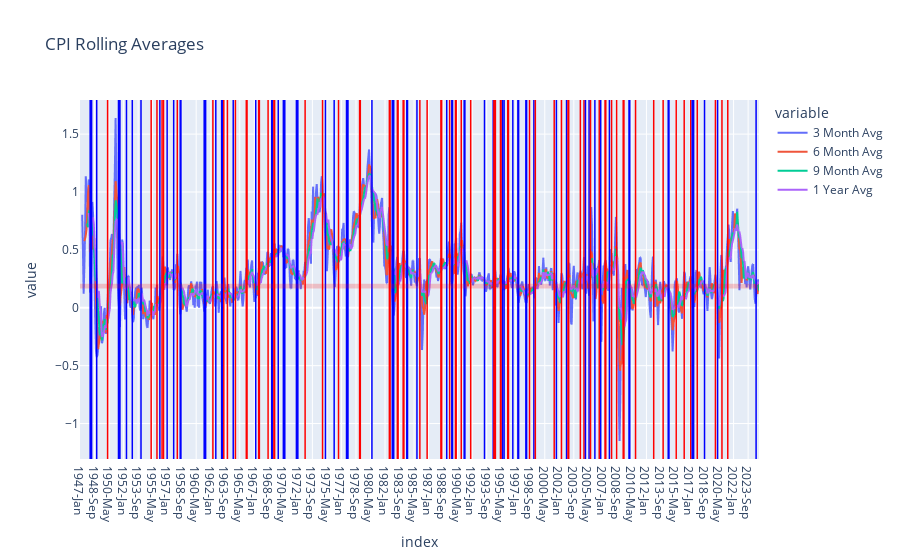

Write notebook code for a chart like this one.
### Code cell
ThreeMoMRollingAvg = MoMCPI.rolling(window= 3).mean()
SixMoMRollingAvg = MoMCPI.rolling(window= 6).mean()
NineMoMRollingAvg = MoMCPI.rolling(window= 9).mean()
OneYearMoMRollingAvg = MoMCPI.rolling(window= 12).mean()
CombinedMoM = pd.concat([ThreeMoMRollingAvg, SixMoMRollingAvg, NineMoMRollingAvg, OneYearMoMRollingAvg], axis=1)
CombinedMoM.columns = ['3 Month Avg', '6 Month Avg', '9 Month Avg', '1 Year Avg']
MoMSignals = px.line(CombinedMoM, x=CombinedMoM.index, y=CombinedMoM.columns, title='CPI Rolling Averages')


for i in range(CombinedMoM.shape[0]):
    check1 = [CombinedMoM[f'{x}'].iloc[i] for x in CombinedMoM.columns[1:4]]
    # check2 = [CombinedMoM[f'{x}'].iloc[i] for x in CombinedMoM.columns[2:4]]
    if np.all([CombinedMoM[f'{x} Month Avg'].iloc[i] >= value for x in [3, 6] for value in check1]) and CombinedMoM['9 Month Avg'].iloc[i] <= CombinedMoM['1 Year Avg'].iloc[i]:
        MoMSignals.add_vline(x=CombinedMoM.index[i], line_width=1.5,line_color='red')
    if np.all([CombinedMoM[f'{x} Month Avg'].iloc[i] <= value for x in [3, 6] for value in check1]) and CombinedMoM['9 Month Avg'].iloc[i] >= CombinedMoM['1 Year Avg'].iloc[i]:
        MoMSignals.add_vline(x=CombinedMoM.index[i], line_width=1.5,line_color='blue')
MoMSignals.add_hrect(y0=0.166666,y1=0.2083333, line_width=0, fillcolor='red',opacity=0.2)
MoMSignals.show()

### Figure 1 — Plotly figure (JSON) as saved in the notebook; plotly's stock layout.template omitted (floating-point values rounded to 4 significant figures; data arrays with more than 128 entries replaced by an {"elided": "..."} marker saying what was removed)
{"data": [{"hovertemplate": "variable=3 Month Avg<br>index=%{x}<br>value=%{y}<extra></extra>", "legendgroup": "3 Month Avg", "line": {"color": "#636efa", "dash": "solid"}, "marker": {"symbol": "circle"}, "mode": "lines", "name": "3 Month Avg", "showlegend": true, "type": "scattergl", "x": {"elided": "936 str values"}, "xaxis": "x", "y": {"elided": "936 float values"}, "yaxis": "y"}, {"hovertemplate": "variable=6 Month Avg<br>index=%{x}<br>value=%{y}<extra></extra>", "legendgroup": "6 Month Avg", "line": {"color": "#EF553B", "dash": "solid"}, "marker": {"symbol": "circle"}, "mode": "lines", "name": "6 Month Avg", "showlegend": true, "type": "scattergl", "x": {"elided": "936 str values"}, "xaxis": "x", "y": {"elided": "936 float values"}, "yaxis": "y"}, {"hovertemplate": "variable=9 Month Avg<br>index=%{x}<br>value=%{y}<extra></extra>", "legendgroup": "9 Month Avg", "line": {"color": "#00cc96", "dash": "solid"}, "marker": {"symbol": "circle"}, "mode": "lines", "name": "9 Month Avg", "showlegend": true, "type": "scattergl", "x": {"elided": "936 str values"}, "xaxis": "x", "y": {"elided": "936 float values"}, "yaxis": "y"}, {"hovertemplate": "variable=1 Year Avg<br>index=%{x}<br>value=%{y}<extra></extra>", "legendgroup": "1 Year Avg", "line": {"color": "#ab63fa", "dash": "solid"}, "marker": {"symbol": "circle"}, "mode": "lines", "name": "1 Year Avg", "showlegend": true, "type": "scattergl", "x": {"elided": "936 str values"}, "xaxis": "x", "y": {"elided": "936 float values"}, "yaxis": "y"}], "layout": {"legend": {"title": {"text": "variable"}, "tracegroupgap": 0}, "shapes": [{"line": {"color": "blue", "width": 1.5}, "type": "line", "x0": "1948-Mar", "x1": "1948-Mar", "xref": "x", "y0": 0, "y1": 1, "yref": "y domain"}, {"line": {"color": "blue", "width": 1.5}, "type": "line", "x0": "1948-Apr", "x1": "1948-Apr", "xref": "x", "y0": 0, "y1": 1, "yref": "y domain"}, {"line": {"color": "blue", "width": 1.5}, "type": "line", "x0": "1948-May", "x1": "1948-May", "xref": "x", "y0": 0, "y1": 1, "yref": "y domain"}, {"line": {"color": "blue", "width": 1.5}, "type": "line", "x0": "1948-Dec", "x1": "1948-Dec", "xref": "x", "y0": 0, "y1": 1, "yref": "y domain"}, {"line": {"color": "red", "width": 1.5}, "type": "line", "x0": "1950-Mar", "x1": "1950-Mar", "xref": "x", "y0": 0, "y1": 1, "yref": "y domain"}, {"line": {"color": "blue", "width": 1.5}, "type": "line", "x0": "1951-Jun", "x1": "1951-Jun", "xref": "x", "y0": 0, "y1": 1, "yref": "y domain"}, {"line": {"color": "blue", "width": 1.5}, "type": "line", "x0": "1951-Jul", "x1": "1951-Jul", "xref": "x", "y0": 0, "y1": 1, "yref": "y domain"}, {"line": {"color": "blue", "width": 1.5}, "type": "line", "x0": "1951-Aug", "x1": "1951-Aug", "xref": "x", "y0": 0, "y1": 1, "yref": "y domain"}, {"line": {"color": "blue", "width": 1.5}, "type": "line", "x0": "1952-May", "x1": "1952-May", "xref": "x", "y0": 0, "y1": 1, "yref": "y domain"}, {"line": {"color": "blue", "width": 1.5}, "type": "line", "x0": "1953-Jan", "x1": "1953-Jan", "xref": "x", "y0": 0, "y1": 1, "yref": "y domain"}, {"line": {"color": "blue", "width": 1.5}, "type": "line", "x0": "1954-Jan", "x1": "1954-Jan", "xref": "x", "y0": 0, "y1": 1, "yref": "y domain"}, {"line": {"color": "red", "width": 1.5}, "type": "line", "x0": "1955-Mar", "x1": "1955-Mar", "xref": "x", "y0": 0, "y1": 1, "yref": "y domain"}, {"line": {"color": "red", "width": 1.5}, "type": "line", "x0": "1955-Nov", "x1": "1955-Nov", "xref": "x", "y0": 0, "y1": 1, "yref": "y domain"}, {"line": {"color": "blue", "width": 1.5}, "type": "line", "x0": "1956-Mar", "x1": "1956-Mar", "xref": "x", "y0": 0, "y1": 1, "yref": "y domain"}, {"line": {"color": "red", "width": 1.5}, "type": "line", "x0": "1956-Jun", "x1": "1956-Jun", "xref": "x", "y0": 0, "y1": 1, "yref": "y domain"}, {"line": {"color": "red", "width": 1.5}, "type": "line", "x0": "1956-Aug", "x1": "1956-Aug", "xref": "x", "y0": 0, "y1": 1, "yref": "y domain"}, {"line": {"color": "blue", "width": 1.5}, "type": "line", "x0": "1957-Jan", "x1": "1957-Jan", "xref": "x", "y0": 0, "y1": 1, "yref": "y domain"}, {"line": {"color": "blue", "width": 1.5}, "type": "line", "x0": "1957-Oct", "x1": "1957-Oct", "xref": "x", "y0": 0, "y1": 1, "yref": "y domain"}, {"line": {"color": "red", "width": 1.5}, "type": "line", "x0": "1958-Mar", "x1": "1958-Mar", "xref": "x", "y0": 0, "y1": 1, "yref": "y domain"}, {"line": {"color": "blue", "width": 1.5}, "type": "line", "x0": "1958-Jul", "x1": "1958-Jul", "xref": "x", "y0": 0, "y1": 1, "yref": "y domain"}, {"line": {"color": "blue", "width": 1.5}, "type": "line", "x0": "1958-Aug", "x1": "1958-Aug", "xref": "x", "y0": 0, "y1": 1, "yref": "y domain"}, {"line": {"color": "blue", "width": 1.5}, "type": "line", "x0": "1961-Apr", "x1": "1961-Apr", "xref": "x", "y0": 0, "y1": 1, "yref": "y domain"}, {"line": {"color": "blue", "width": 1.5}, "type": "line", "x0": "1961-May", "x1": "1961-May", "xref": "x", "y0": 0, "y1": 1, "yref": "y domain"}, {"line": {"color": "blue", "width": 1.5}, "type": "line", "x0": "1961-Jun", "x1": "1961-Jun", "xref": "x", "y0": 0, "y1": 1, "yref": "y domain"}, {"line": {"color": "red", "width": 1.5}, "type": "line", "x0": "1962-Apr", "x1": "1962-Apr", "xref": "x", "y0": 0, "y1": 1, "yref": "y domain"}, {"line": {"color": "blue", "width": 1.5}, "type": "line", "x0": "1962-Aug", "x1": "1962-Aug", "xref": "x", "y0": 0, "y1": 1, "yref": "y domain"}, {"line": {"color": "blue", "width": 1.5}, "type": "line", "x0": "1963-Apr", "x1": "1963-Apr", "xref": "x", "y0": 0, "y1": 1, "yref": "y domain"}, {"line": {"color": "blue", "width": 1.5}, "type": "line", "x0": "1963-May", "x1": "1963-May", "xref": "x", "y0": 0, "y1": 1, "yref": "y domain"}, {"line": {"color": "red", "width": 1.5}, "type": "line", "x0": "1963-Jul", "x1": "1963-Jul", "xref": "x", "y0": 0, "y1": 1, "yref": "y domain"}, {"line": {"color": "red", "width": 1.5}, "type": "line", "x0": "1963-Dec", "x1": "1963-Dec", "xref": "x", "y0": 0, "y1": 1, "yref": "y domain"}, {"line": {"color": "blue", "width": 1.5}, "type": "line", "x0": "1964-Aug", "x1": "1964-Aug", "xref": "x", "y0": 0, "y1": 1, "yref": "y domain"}, {"line": {"color": "red", "width": 1.5}, "type": "line", "x0": "1964-Nov", "x1": "1964-Nov", "xref": "x", "y0": 0, "y1": 1, "yref": "y domain"}, {"line": {"color": "red", "width": 1.5}, "type": "line", "x0": "1966-Feb", "x1": "1966-Feb", "xref": "x", "y0": 0, "y1": 1, "yref": "y domain"}, {"line": {"color": "red", "width": 1.5}, "type": "line", "x0": "1966-Mar", "x1": "1966-Mar", "xref": "x", "y0": 0, "y1": 1, "yref": "y domain"}, {"line": {"color": "blue", "width": 1.5}, "type": "line", "x0": "1967-Mar", "x1": "1967-Mar", "xref": "x", "y0": 0, "y1": 1, "yref": "y domain"}, {"line": {"color": "red", "width": 1.5}, "type": "line", "x0": "1967-Jul", "x1": "1967-Jul", "xref": "x", "y0": 0, "y1": 1, "yref": "y domain"}, {"line": {"color": "red", "width": 1.5}, "type": "line", "x0": "1967-Aug", "x1": "1967-Aug", "xref": "x", "y0": 0, "y1": 1, "yref": "y domain"}, {"line": {"color": "red", "width": 1.5}, "type": "line", "x0": "1968-Aug", "x1": "1968-Aug", "xref": "x", "y0": 0, "y1": 1, "yref": "y domain"}, {"line": {"color": "blue", "width": 1.5}, "type": "line", "x0": "1969-Jan", "x1": "1969-Jan", "xref": "x", "y0": 0, "y1": 1, "yref": "y domain"}, {"line": {"color": "blue", "width": 1.5}, "type": "line", "x0": "1969-Feb", "x1": "1969-Feb", "xref": "x", "y0": 0, "y1": 1, "yref": "y domain"}, {"line": {"color": "red", "width": 1.5}, "type": "line", "x0": "1969-Apr", "x1": "1969-Apr", "xref": "x", "y0": 0, "y1": 1, "yref": "y domain"}, {"line": {"color": "red", "width": 1.5}, "type": "line", "x0": "1969-May", "x1": "1969-May", "xref": "x", "y0": 0, "y1": 1, "yref": "y domain"}, {"line": {"color": "blue", "width": 1.5}, "type": "line", "x0": "1969-Oct", "x1": "1969-Oct", "xref": "x", "y0": 0, "y1": 1, "yref": "y domain"}, {"line": {"color": "blue", "width": 1.5}, "type": "line", "x0": "1970-May", "x1": "1970-May", "xref": "x", "y0": 0, "y1": 1, "yref": "y domain"}, {"line": {"color": "blue", "width": 1.5}, "type": "line", "x0": "1970-Jun", "x1": "1970-Jun", "xref": "x", "y0": 0, "y1": 1, "yref": "y domain"}, {"line": {"color": "blue", "width": 1.5}, "type": "line", "x0": "1970-Jul", "x1": "1970-Jul", "xref": "x", "y0": 0, "y1": 1, "yref": "y domain"}, {"line": {"color": "blue", "width": 1.5}, "type": "line", "x0": "1971-Nov", "x1": "1971-Nov", "xref": "x", "y0": 0, "y1": 1, "yref": "y domain"}, {"line": {"color": "blue", "width": 1.5}, "type": "line", "x0": "1971-Dec", "x1": "1971-Dec", "xref": "x", "y0": 0, "y1": 1, "yref": "y domain"}, {"line": {"color": "blue", "width": 1.5}, "type": "line", "x0": "1972-Jan", "x1": "1972-Jan", "xref": "x", "y0": 0, "y1": 1, "yref": "y domain"}, {"line": {"color": "red", "width": 1.5}, "type": "line", "x0": "1972-Nov", "x1": "1972-Nov", "xref": "x", "y0": 0, "y1": 1, "yref": "y domain"}, {"line": {"color": "red", "width": 1.5}, "type": "line", "x0": "1974-Nov", "x1": "1974-Nov", "xref": "x", "y0": 0, "y1": 1, "yref": "y domain"}, {"line": {"color": "blue", "width": 1.5}, "type": "line", "x0": "1975-Mar", "x1": "1975-Mar", "xref": "x", "y0": 0, "y1": 1, "yref": "y domain"}, {"line": {"color": "blue", "width": 1.5}, "type": "line", "x0": "1976-Mar", "x1": "1976-Mar", "xref": "x", "y0": 0, "y1": 1, "yref": "y domain"}, {"line": {"color": "red", "width": 1.5}, "type": "line", "x0": "1976-Sep", "x1": "1976-Sep", "xref": "x", "y0": 0, "y1": 1, "yref": "y domain"}, {"line": {"color": "blue", "width": 1.5}, "type": "line", "x0": "1977-Aug", "x1": "1977-Aug", "xref": "x", "y0": 0, "y1": 1, "yref": "y domain"}, {"line": {"color": "blue", "width": 1.5}, "type": "line", "x0": "1977-Sep", "x1": "1977-Sep", "xref": "x", "y0": 0, "y1": 1, "yref": "y domain"}, {"line": {"color": "blue", "width": 1.5}, "type": "line", "x0": "1977-Oct", "x1": "1977-Oct", "xref": "x", "y0": 0, "y1": 1, "yref": "y domain"}, {"line": {"color": "red", "width": 1.5}, "type": "line", "x0": "1979-Feb", "x1": "1979-Feb", "xref": "x", "y0": 0, "y1": 1, "yref": "y domain"}, {"line": {"color": "red", "width": 1.5}, "type": "line", "x0": "1979-Mar", "x1": "1979-Mar", "xref": "x", "y0": 0, "y1": 1, "yref": "y domain"}, {"line": {"color": "blue", "width": 1.5}, "type": "line", "x0": "1980-Jul", "x1": "1980-Jul", "xref": "x", "y0": 0, "y1": 1, "yref": "y domain"}, {"line": {"color": "red", "width": 1.5}, "type": "line", "x0": "1982-Jul", "x1": "1982-Jul", "xref": "x", "y0": 0, "y1": 1, "yref": "y domain"}, {"line": {"color": "red", "width": 1.5}, "type": "line", "x0": "1982-Aug", "x1": "1982-Aug", "xref": "x", "y0": 0, "y1": 1, "yref": "y domain"}, {"line": {"color": "blue", "width": 1.5}, "type": "line", "x0": "1982-Nov", "x1": "1982-Nov", "xref": "x", "y0": 0, "y1": 1, "yref": "y domain"}, {"line": {"color": "blue", "width": 1.5}, "type": "line", "x0": "1982-Dec", "x1": "1982-Dec", "xref": "x", "y0": 0, "y1": 1, "yref": "y domain"}, {"line": {"color": "blue", "width": 1.5}, "type": "line", "x0": "1983-Jan", "x1": "1983-Jan", "xref": "x", "y0": 0, "y1": 1, "yref": "y domain"}, {"line": {"color": "red", "width": 1.5}, "type": "line", "x0": "1983-Jun", "x1": "1983-Jun", "xref": "x", "y0": 0, "y1": 1, "yref": "y domain"}, {"line": {"color": "red", "width": 1.5}, "type": "line", "x0": "1983-Jul", "x1": "1983-Jul", "xref": "x", "y0": 0, "y1": 1, "yref": "y domain"}, {"line": {"color": "red", "width": 1.5}, "type": "line", "x0": "1984-Feb", "x1": "1984-Feb", "xref": "x", "y0": 0, "y1": 1, "yref": "y domain"}, {"line": {"color": "red", "width": 1.5}, "type": "line", "x0": "1984-Mar", "x1": "1984-Mar", "xref": "x", "y0": 0, "y1": 1, "yref": "y domain"}, {"line": {"color": "blue", "width": 1.5}, "type": "line", "x0": "1984-Jul", "x1": "1984-Jul", "xref": "x", "y0": 0, "y1": 1, "yref": "y domain"}, {"line": {"color": "blue", "width": 1.5}, "type": "line", "x0": "1984-Aug", "x1": "1984-Aug", "xref": "x", "y0": 0, "y1": 1, "yref": "y domain"}, {"line": {"color": "blue", "width": 1.5}, "type": "line", "x0": "1985-Sep", "x1": "1985-Sep", "xref": "x", "y0": 0, "y1": 1, "yref": "y domain"}, {"line": {"color": "red", "width": 1.5}, "type": "line", "x0": "1986-Jan", "x1": "1986-Jan", "xref": "x", "y0": 0, "y1": 1, "yref": "y domain"}, {"line": {"color": "red", "width": 1.5}, "type": "line", "x0": "1986-Nov", "x1": "1986-Nov", "xref": "x", "y0": 0, "y1": 1, "yref": "y domain"}, {"line": {"color": "red", "width": 1.5}, "type": "line", "x0": "1988-Jun", "x1": "1988-Jun", "xref": "x", "y0": 0, "y1": 1, "yref": "y domain"}, {"line": {"color": "red", "width": 1.5}, "type": "line", "x0": "1988-Jul", "x1": "1988-Jul", "xref": "x", "y0": 0, "y1": 1, "yref": "y domain"}, {"line": {"color": "blue", "width": 1.5}, "type": "line", "x0": "1989-Feb", "x1": "1989-Feb", "xref": "x", "y0": 0, "y1": 1, "yref": "y domain"}, {"line": {"color": "red", "width": 1.5}, "type": "line", "x0": "1989-Jun", "x1": "1989-Jun", "xref": "x", "y0": 0, "y1": 1, "yref": "y domain"}, {"line": {"color": "blue", "width": 1.5}, "type": "line", "x0": "1989-Sep", "x1": "1989-Sep", "xref": "x", "y0": 0, "y1": 1, "yref": "y domain"}, {"line": {"color": "blue", "width": 1.5}, "type": "line", "x0": "1989-Oct", "x1": "1989-Oct", "xref": "x", "y0": 0, "y1": 1, "yref": "y domain"}, {"line": {"color": "red", "width": 1.5}, "type": "line", "x0": "1990-Feb", "x1": "1990-Feb", "xref": "x", "y0": 0, "y1": 1, "yref": "y domain"}, {"line": {"color": "red", "width": 1.5}, "type": "line", "x0": "1990-Mar", "x1": "1990-Mar", "xref": "x", "y0": 0, "y1": 1, "yref": "y domain"}, {"line": {"color": "red", "width": 1.5}, "type": "line", "x0": "1990-Oct", "x1": "1990-Oct", "xref": "x", "y0": 0, "y1": 1, "yref": "y domain"}, {"line": {"color": "blue", "width": 1.5}, "type": "line", "x0": "1991-Feb", "x1": "1991-Feb", "xref": "x", "y0": 0, "y1": 1, "yref": "y domain"}, {"line": {"color": "blue", "width": 1.5}, "type": "line", "x0": "1991-Mar", "x1": "1991-Mar", "xref": "x", "y0": 0, "y1": 1, "yref": "y domain"}, {"line": {"color": "red", "width": 1.5}, "type": "line", "x0": "1991-Nov", "x1": "1991-Nov", "xref": "x", "y0": 0, "y1": 1, "yref": "y domain"}, {"line": {"color": "blue", "width": 1.5}, "type": "line", "x0": "1993-Jun", "x1": "1993-Jun", "xref": "x", "y0": 0, "y1": 1, "yref": "y domain"}, {"line": {"color": "blue", "width": 1.5}, "type": "line", "x0": "1994-Jun", "x1": "1994-Jun", "xref": "x", "y0": 0, "y1": 1, "yref": "y domain"}, {"line": {"color": "red", "width": 1.5}, "type": "line", "x0": "1994-Jul", "x1": "1994-Jul", "xref": "x", "y0": 0, "y1": 1, "yref": "y domain"}, {"line": {"color": "red", "width": 1.5}, "type": "line", "x0": "1994-Aug", "x1": "1994-Aug", "xref": "x", "y0": 0, "y1": 1, "yref": "y domain"}, {"line": {"color": "red", "width": 1.5}, "type": "line", "x0": "1994-Sep", "x1": "1994-Sep", "xref": "x", "y0": 0, "y1": 1, "yref": "y domain"}, {"line": {"color": "red", "width": 1.5}, "type": "line", "x0": "1995-Apr", "x1": "1995-Apr", "xref": "x", "y0": 0, "y1": 1, "yref": "y domain"}, {"line": {"color": "red", "width": 1.5}, "type": "line", "x0": "1995-Jun", "x1": "1995-Jun", "xref": "x", "y0": 0, "y1": 1, "yref": "y domain"}, {"line": {"color": "blue", "width": 1.5}, "type": "line", "x0": "1995-Jul", "x1": "1995-Jul", "xref": "x", "y0": 0, "y1": 1, "yref": "y domain"}, {"line": {"color": "blue", "width": 1.5}, "type": "line", "x0": "1995-Sep", "x1": "1995-Sep", "xref": "x", "y0": 0, "y1": 1, "yref": "y domain"}, {"line": {"color": "red", "width": 1.5}, "type": "line", "x0": "1996-Feb", "x1": "1996-Feb", "xref": "x", "y0": 0, "y1": 1, "yref": "y domain"}, {"line": {"color": "red", "width": 1.5}, "type": "line", "x0": "1996-Mar", "x1": "1996-Mar", "xref": "x", "y0": 0, "y1": 1, "yref": "y domain"}, {"line": {"color": "blue", "width": 1.5}, "type": "line", "x0": "1996-Sep", "x1": "1996-Sep", "xref": "x", "y0": 0, "y1": 1, "yref": "y domain"}, {"line": {"color": "blue", "width": 1.5}, "type": "line", "x0": "1997-Apr", "x1": "1997-Apr", "xref": "x", "y0": 0, "y1": 1, "yref": "y domain"}, {"line": {"color": "blue", "width": 1.5}, "type": "line", "x0": "1997-May", "x1": "1997-May", "xref": "x", "y0": 0, "y1": 1, "yref": "y domain"}, {"line": {"color": "blue", "width": 1.5}, "type": "line", "x0": "1998-Mar", "x1": "1998-Mar", "xref": "x", "y0": 0, "y1": 1, "yref": "y domain"}, {"line": {"color": "blue", "width": 1.5}, "type": "line", "x0": "1998-Apr", "x1": "1998-Apr", "xref": "x", "y0": 0, "y1": 1, "yref": "y domain"}, {"line": {"color": "red", "width": 1.5}, "type": "line", "x0": "1998-Aug", "x1": "1998-Aug", "xref": "x", "y0": 0, "y1": 1, "yref": "y domain"}, {"line": {"color": "blue", "width": 1.5}, "type": "line", "x0": "1999-Feb", "x1": "1999-Feb", "xref": "x", "y0": 0, "y1": 1, "yref": "y domain"}, {"line": {"color": "red", "width": 1.5}, "type": "line", "x0": "1999-Apr", "x1": "1999-Apr", "xref": "x", "y0": 0, "y1": 1, "yref": "y domain"}, {"line": {"color": "red", "width": 1.5}, "type": "line", "x0": "2001-Jun", "x1": "2001-Jun", "xref": "x", "y0": 0, "y1": 1, "yref": "y domain"}, {"line": {"color": "blue", "width": 1.5}, "type": "line", "x0": "2001-Sep", "x1": "2001-Sep", "xref": "x", "y0": 0, "y1": 1, "yref": "y domain"}, {"line": {"color": "red", "width": 1.5}, "type": "line", "x0": "2002-Apr", "x1": "2002-Apr", "xref": "x", "y0": 0, "y1": 1, "yref": "y domain"}, {"line": {"color": "blue", "width": 1.5}, "type": "line", "x0": "2002-Nov", "x1": "2002-Nov", "xref": "x", "y0": 0, "y1": 1, "yref": "y domain"}, {"line": {"color": "red", "width": 1.5}, "type": "line", "x0": "2003-Jan", "x1": "2003-Jan", "xref": "x", "y0": 0, "y1": 1, "yref": "y domain"}, {"line": {"color": "red", "width": 1.5}, "type": "line", "x0": "2003-Feb", "x1": "2003-Feb", "xref": "x", "y0": 0, "y1": 1, "yref": "y domain"}, {"line": {"color": "red", "width": 1.5}, "type": "line", "x0": "2004-Jun", "x1": "2004-Jun", "xref": "x", "y0": 0, "y1": 1, "yref": "y domain"}, {"line": {"color": "red", "width": 1.5}, "type": "line", "x0": "2004-Nov", "x1": "2004-Nov", "xref": "x", "y0": 0, "y1": 1, "yref": "y domain"}, {"line": {"color": "blue", "width": 1.5}, "type": "line", "x0": "2005-Jan", "x1": "2005-Jan", "xref": "x", "y0": 0, "y1": 1, "yref": "y domain"}, {"line": {"color": "blue", "width": 1.5}, "type": "line", "x0": "2005-Jun", "x1": "2005-Jun", "xref": "x", "y0": 0, "y1": 1, "yref": "y domain"}, {"line": {"color": "red", "width": 1.5}, "type": "line", "x0": "2005-Aug", "x1": "2005-Aug", "xref": "x", "y0": 0, "y1": 1, "yref": "y domain"}, {"line": {"color": "blue", "width": 1.5}, "type": "line", "x0": "2006-Feb", "x1": "2006-Feb", "xref": "x", "y0": 0, "y1": 1, "yref": "y domain"}, {"line": {"color": "red", "width": 1.5}, "type": "line", "x0": "2006-Aug", "x1": "2006-Aug", "xref": "x", "y0": 0, "y1": 1, "yref": "y domain"}, {"line": {"color": "blue", "width": 1.5}, "type": "line", "x0": "2006-Oct", "x1": "2006-Oct", "xref": "x", "y0": 0, "y1": 1, "yref": "y domain"}, {"line": {"color": "red", "width": 1.5}, "type": "line", "x0": "2007-Apr", "x1": "2007-Apr", "xref": "x", "y0": 0, "y1": 1, "yref": "y domain"}, {"line": {"color": "red", "width": 1.5}, "type": "line", "x0": "2007-May", "x1": "2007-May", "xref": "x", "y0": 0, "y1": 1, "yref": "y domain"}, {"line": {"color": "blue", "width": 1.5}, "type": "line", "x0": "2007-Oct", "x1": "2007-Oct", "xref": "x", "y0": 0, "y1": 1, "yref": "y domain"}, {"line": {"color": "red", "width": 1.5}, "type": "line", "x0": "2008-Jan", "x1": "2008-Jan", "xref": "x", "y0": 0, "y1": 1, "yref": "y domain"}, {"line": {"color": "red", "width": 1.5}, "type": "line", "x0": "2008-Aug", "x1": "2008-Aug", "xref": "x", "y0": 0, "y1": 1, "yref": "y domain"}, {"line": {"color": "red", "width": 1.5}, "type": "line", "x0": "2009-May", "x1": "2009-May", "xref": "x", "y0": 0, "y1": 1, "yref": "y domain"}, {"line": {"color": "red", "width": 1.5}, "type": "line", "x0": "2009-Jun", "x1": "2009-Jun", "xref": "x", "y0": 0, "y1": 1, "yref": "y domain"}, {"line": {"color": "blue", "width": 1.5}, "type": "line", "x0": "2010-Jan", "x1": "2010-Jan", "xref": "x", "y0": 0, "y1": 1, "yref": "y domain"}, {"line": {"color": "blue", "width": 1.5}, "type": "line", "x0": "2010-Feb", "x1": "2010-Feb", "xref": "x", "y0": 0, "y1": 1, "yref": "y domain"}, {"line": {"color": "red", "width": 1.5}, "type": "line", "x0": "2010-Oct", "x1": "2010-Oct", "xref": "x", "y0": 0, "y1": 1, "yref": "y domain"}, {"line": {"color": "red", "width": 1.5}, "type": "line", "x0": "2012-Nov", "x1": "2012-Nov", "xref": "x", "y0": 0, "y1": 1, "yref": "y domain"}, {"line": {"color": "red", "width": 1.5}, "type": "line", "x0": "2013-Dec", "x1": "2013-Dec", "xref": "x", "y0": 0, "y1": 1, "yref": "y domain"}, {"line": {"color": "blue", "width": 1.5}, "type": "line", "x0": "2014-Jul", "x1": "2014-Jul", "xref": "x", "y0": 0, "y1": 1, "yref": "y domain"}, {"line": {"color": "blue", "width": 1.5}, "type": "line", "x0": "2014-Aug", "x1": "2014-Aug", "xref": "x", "y0": 0, "y1": 1, "yref": "y domain"}, {"line": {"color": "red", "width": 1.5}, "type": "line", "x0": "2015-Jun", "x1": "2015-Jun", "xref": "x", "y0": 0, "y1": 1, "yref": "y domain"}, {"line": {"color": "red", "width": 1.5}, "type": "line", "x0": "2016-May", "x1": "2016-May", "xref": "x", "y0": 0, "y1": 1, "yref": "y domain"}, {"line": {"color": "red", "width": 1.5}, "type": "line", "x0": "2017-Feb", "x1": "2017-Feb", "xref": "x", "y0": 0, "y1": 1, "yref": "y domain"}, {"line": {"color": "blue", "width": 1.5}, "type": "line", "x0": "2017-Apr", "x1": "2017-Apr", "xref": "x", "y0": 0, "y1": 1, "yref": "y domain"}, {"line": {"color": "blue", "width": 1.5}, "type": "line", "x0": "2017-May", "x1": "2017-May", "xref": "x", "y0": 0, "y1": 1, "yref": "y domain"}, {"line": {"color": "blue", "width": 1.5}, "type": "line", "x0": "2017-Jun", "x1": "2017-Jun", "xref": "x", "y0": 0, "y1": 1, "yref": "y domain"}, {"line": {"color": "red", "width": 1.5}, "type": "line", "x0": "2017-Nov", "x1": "2017-Nov", "xref": "x", "y0": 0, "y1": 1, "yref": "y domain"}, {"line": {"color": "blue", "width": 1.5}, "type": "line", "x0": "2018-Sep", "x1": "2018-Sep", "xref": "x", "y0": 0, "y1": 1, "yref": "y domain"}, {"line": {"color": "red", "width": 1.5}, "type": "line", "x0": "2019-Dec", "x1": "2019-Dec", "xref": "x", "y0": 0, "y1": 1, "yref": "y domain"}, {"line": {"color": "blue", "width": 1.5}, "type": "line", "x0": "2020-Mar", "x1": "2020-Mar", "xref": "x", "y0": 0, "y1": 1, "yref": "y domain"}, {"line": {"color": "red", "width": 1.5}, "type": "line", "x0": "2020-Sep", "x1": "2020-Sep", "xref": "x", "y0": 0, "y1": 1, "yref": "y domain"}, {"line": {"color": "red", "width": 1.5}, "type": "line", "x0": "2021-May", "x1": "2021-May", "xref": "x", "y0": 0, "y1": 1, "yref": "y domain"}, {"line": {"color": "blue", "width": 1.5}, "type": "line", "x0": "2024-Aug", "x1": "2024-Aug", "xref": "x", "y0": 0, "y1": 1, "yref": "y domain"}, {"fillcolor": "red", "line": {"width": 0}, "opacity": 0.2, "type": "rect", "x0": 0, "x1": 1, "xref": "x domain", "y0": 0.1667, "y1": 0.2083, "yref": "y"}], "title": {"text": "CPI Rolling Averages"}, "xaxis": {"anchor": "y", "domain": [0, 1], "title": {"text": "index"}}, "yaxis": {"anchor": "x", "domain": [0, 1], "title": {"text": "value"}}}}
